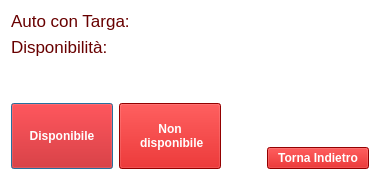
<?xml version="1.0" encoding="UTF-8"?>
<ui version="4.0">
 <class>Dialog</class>
 <widget class="QDialog" name="Dialog">
  <property name="geometry">
   <rect>
    <x>0</x>
    <y>0</y>
    <width>380</width>
    <height>180</height>
   </rect>
  </property>
  <property name="minimumSize">
   <size>
    <width>380</width>
    <height>180</height>
   </size>
  </property>
  <property name="maximumSize">
   <size>
    <width>380</width>
    <height>180</height>
   </size>
  </property>
  <property name="font">
   <font>
    <pointsize>13</pointsize>
   </font>
  </property>
  <property name="windowTitle">
   <string>Modifica_Auto</string>
  </property>
  <property name="windowIcon">
   <iconset>
    <normaloff>../../../../Elegant logo.png</normaloff>../../../../Elegant logo.png</iconset>
  </property>
  <property name="styleSheet">
   <string notr="true">background-color: rgb(255,255,255);
</string>
  </property>
  <layout class="QGridLayout" name="gridLayout">
   <item row="0" column="0">
    <layout class="QHBoxLayout" name="horizontalLayout_3">
     <item>
      <layout class="QVBoxLayout" name="verticalLayout">
       <item>
        <widget class="QLabel" name="id_label">
         <property name="font">
          <font>
           <pointsize>13</pointsize>
          </font>
         </property>
         <property name="styleSheet">
          <string notr="true">color: rgb(104,0,0);</string>
         </property>
         <property name="text">
          <string>Auto con Targa:</string>
         </property>
        </widget>
       </item>
       <item>
        <widget class="QLabel" name="disponibile_label">
         <property name="font">
          <font>
           <pointsize>13</pointsize>
          </font>
         </property>
         <property name="styleSheet">
          <string notr="true">color: rgb(104,0,0);</string>
         </property>
         <property name="text">
          <string>Disponibilità:</string>
         </property>
        </widget>
       </item>
      </layout>
     </item>
     <item>
      <layout class="QVBoxLayout" name="verticalLayout_2">
       <item>
        <widget class="QLabel" name="id_label_to_edit">
         <property name="font">
          <font>
           <pointsize>13</pointsize>
          </font>
         </property>
         <property name="styleSheet">
          <string notr="true">color: rgb(104,0,0);</string>
         </property>
         <property name="text">
          <string/>
         </property>
        </widget>
       </item>
       <item>
        <widget class="QLabel" name="disponibile_label_to_edit">
         <property name="font">
          <font>
           <pointsize>13</pointsize>
          </font>
         </property>
         <property name="styleSheet">
          <string notr="true">color: rgb(104,0,0);</string>
         </property>
         <property name="text">
          <string/>
         </property>
        </widget>
       </item>
      </layout>
     </item>
    </layout>
   </item>
   <item row="1" column="0">
    <spacer name="verticalSpacer_3">
     <property name="orientation">
      <enum>Qt::Vertical</enum>
     </property>
     <property name="sizeType">
      <enum>QSizePolicy::Fixed</enum>
     </property>
     <property name="sizeHint" stdset="0">
      <size>
       <width>20</width>
       <height>40</height>
      </size>
     </property>
    </spacer>
   </item>
   <item row="2" column="0">
    <layout class="QHBoxLayout" name="horizontalLayout_2">
     <item>
      <layout class="QHBoxLayout" name="horizontalLayout">
       <item>
        <widget class="QPushButton" name="disponibile_button">
         <property name="sizePolicy">
          <sizepolicy hsizetype="Minimum" vsizetype="Minimum">
           <horstretch>0</horstretch>
           <verstretch>0</verstretch>
          </sizepolicy>
         </property>
         <property name="font">
          <font>
           <pointsize>9</pointsize>
           <weight>75</weight>
           <bold>true</bold>
          </font>
         </property>
         <property name="styleSheet">
          <string notr="true">font-size:20; color:white;background-color:rgb(204,0,0)
</string>
         </property>
         <property name="text">
          <string>Disponibile</string>
         </property>
        </widget>
       </item>
       <item>
        <widget class="QPushButton" name="non_disponibile_button">
         <property name="sizePolicy">
          <sizepolicy hsizetype="Minimum" vsizetype="Minimum">
           <horstretch>0</horstretch>
           <verstretch>0</verstretch>
          </sizepolicy>
         </property>
         <property name="font">
          <font>
           <pointsize>9</pointsize>
           <weight>75</weight>
           <bold>true</bold>
          </font>
         </property>
         <property name="styleSheet">
          <string notr="true">font-size:20; color:white;background-color:rgb(204,0,0)
</string>
         </property>
         <property name="text">
          <string>Non
 disponibile</string>
         </property>
        </widget>
       </item>
       <item>
        <spacer name="horizontalSpacer">
         <property name="orientation">
          <enum>Qt::Horizontal</enum>
         </property>
         <property name="sizeType">
          <enum>QSizePolicy::Fixed</enum>
         </property>
         <property name="sizeHint" stdset="0">
          <size>
           <width>40</width>
           <height>20</height>
          </size>
         </property>
        </spacer>
       </item>
       <item>
        <layout class="QVBoxLayout" name="verticalLayout_3">
         <item>
          <spacer name="verticalSpacer">
           <property name="orientation">
            <enum>Qt::Vertical</enum>
           </property>
           <property name="sizeHint" stdset="0">
            <size>
             <width>20</width>
             <height>40</height>
            </size>
           </property>
          </spacer>
         </item>
         <item>
          <widget class="QPushButton" name="back_button">
           <property name="font">
            <font>
             <pointsize>9</pointsize>
             <weight>75</weight>
             <bold>true</bold>
            </font>
           </property>
           <property name="styleSheet">
            <string notr="true">font-size:20; color:white;background-color:rgb(204,0,0)
</string>
           </property>
           <property name="text">
            <string>Torna Indietro</string>
           </property>
          </widget>
         </item>
        </layout>
       </item>
      </layout>
     </item>
    </layout>
   </item>
  </layout>
 </widget>
 <resources/>
 <connections/>
</ui>
